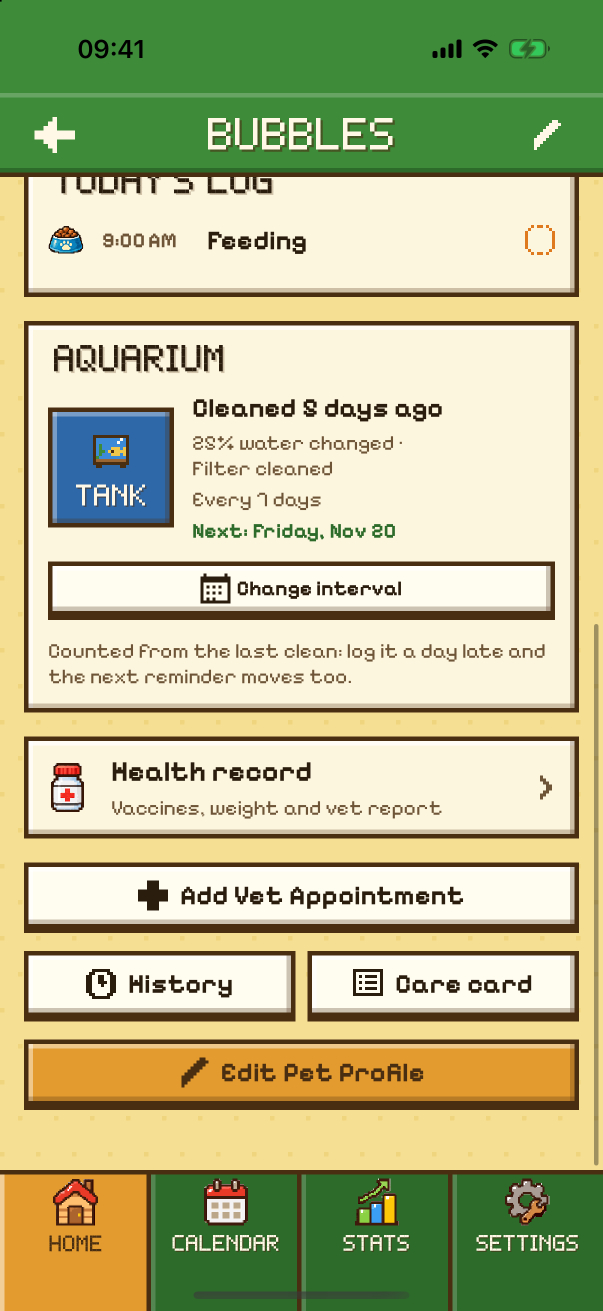
#> input picture PETO/_src/shots/en/aquarium.png, 1206 x 2622 px (shown at 1/2 size); its folder holds only this picture in this run
$ python assets.py
#> lines starting #> are read from the running program, lines starting #| are printed output that depends on the picture
#!/usr/bin/env python3
"""Copies PETO's own art and screenshots into PETO/assets, web-sized, and builds the pixel fonts and motifs.

    python3 -I PETO/_src/assets.py

Sources: the PETO Xcode project (APP below) for sprites, icons, app icons, the Premium hero and the fonts;
_src/shots/{en,tr,es}/*.png for the real screenshots (taken in the iOS Simulator with the sample household).
Run it again whenever the app's art or the screenshots change; build.py only reads what this script wrote.
"""
import glob, os, re, shutil
from PIL import Image

SRC = os.path.dirname(os.path.abspath(__file__))
SITE = os.path.dirname(SRC)
OUT = os.path.join(SITE, "assets")
APP = os.path.expanduser("~/PETO")
ART = os.path.join(APP, "SharedArt/PixelArt.xcassets")
XC = os.path.join(APP, "PETO/Resources/Assets.xcassets")


def out(*p):
    path = os.path.join(OUT, *p)
    os.makedirs(os.path.dirname(path), exist_ok=True)
    return path


# [5 lines left out: function imageset, not called in this run]


# ---------------------------------------------------------------- screenshots
def shots():
    for lang in ("en", "tr", "es"):
        for src in sorted(glob.glob(os.path.join(SRC, "shots", lang, "*.png"))):
            key = os.path.splitext(os.path.basename(src))[0]
            im = Image.open(src).convert("RGB")
            for w in (360, 720):
                h = round(im.height * w / im.width)
                im.resize((w, h), Image.LANCZOS).save(out("img", "shots", lang, f"{key}-{w}.webp"), quality=86, method=6)
#> this loop made 2 passes
#> pass 1, in shots, `im.resize((w, h), Image.LANCZOS).save(out("img", "shots", lang, f"{key..`:
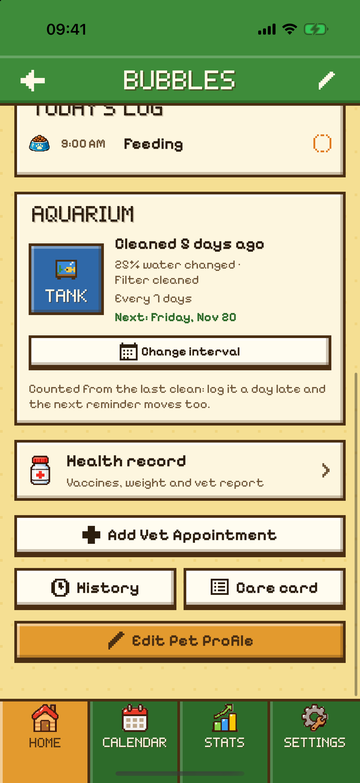
#> saved as aquarium-360.webp: PIL image 360x783 RGB; mean R, G, B 186.5, 187.5, 142.4
#> pass 3 of the loop in shots, `for lang in ("en", "tr", "es"):`:
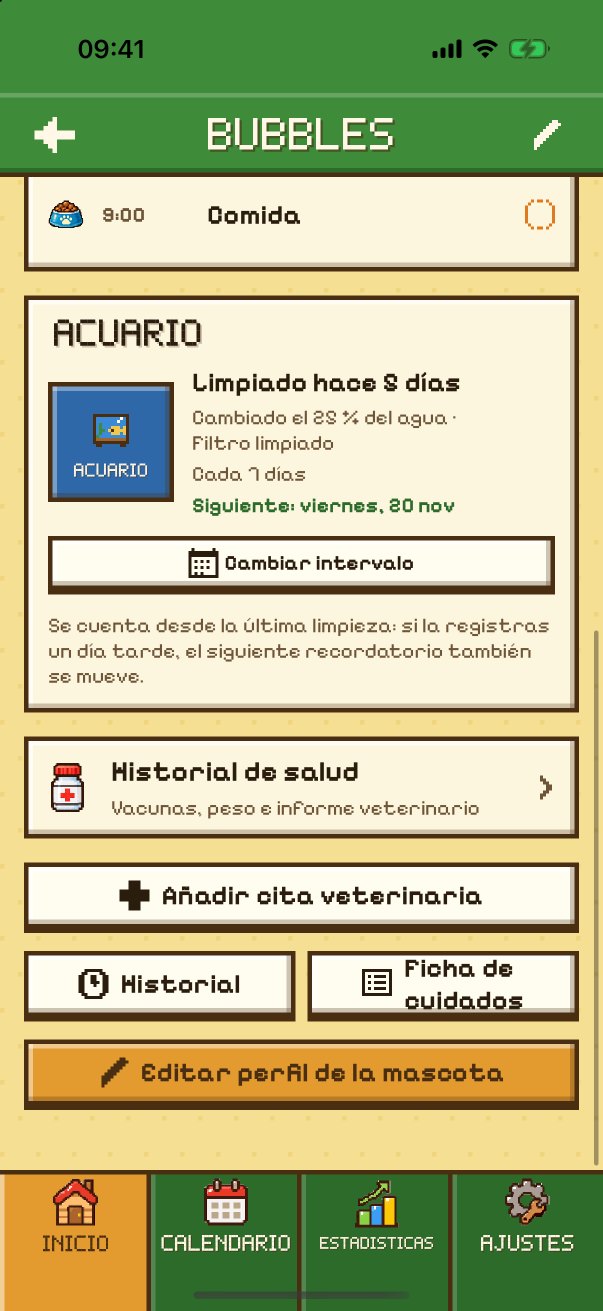
#> input picture PETO/_src/shots/es/aquarium.png, 1206 x 2622 px (shown at 1/2 size)
#> the loop in shots, `for w in (360, 720):` made 2 passes
#> pass 1, in shots, `im.resize((w, h), Image.LANCZOS).save(out("img", "shots", lang, f"{key..`:
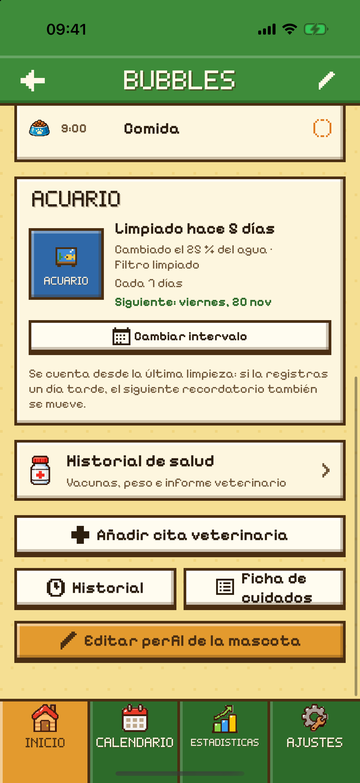
#> saved as aquarium-360.webp: PIL image 360x783 RGB; mean R, G, B 186.1, 187.1, 142.2
    print("shots ok")


# ---------------------------------------------------------------- sprites, icons, app icons
def art():
    for d in glob.glob(os.path.join(ART, "Sprites", "*.imageset")):
        name = os.path.basename(d)[:-9]
        Image.open(imageset(os.path.join(ART, "Sprites"), name)).save(out("img", "sp", name + ".webp"), lossless=True, quality=100)
    for d in glob.glob(os.path.join(ART, "Icons", "*.imageset")):
        name = os.path.basename(d)[:-9].replace("icon_", "")
        Image.open(imageset(os.path.join(ART, "Icons"), "icon_" + name)).save(out("img", "ic", name + ".webp"), lossless=True, quality=100)
#> (the run stopped early here; a loop or call above may not have finished)
